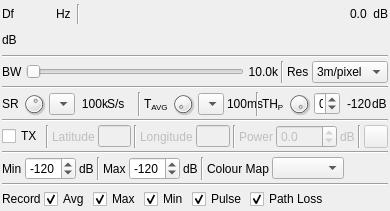
  <widget class="QWidget" name="settingsContainer" native="true">
   <property name="geometry">
    <rect>
     <x>0</x>
     <y>0</y>
     <width>390</width>
     <height>211</height>
    </rect>
   </property>
   <property name="minimumSize">
    <size>
     <width>350</width>
     <height>0</height>
    </size>
   </property>
   <property name="windowTitle">
    <string>Settings</string>
   </property>
   <layout class="QVBoxLayout" name="verticalLayout">
    <property name="spacing">
     <number>3</number>
    </property>
    <property name="leftMargin">
     <number>2</number>
    </property>
    <property name="topMargin">
     <number>2</number>
    </property>
    <property name="rightMargin">
     <number>2</number>
    </property>
    <property name="bottomMargin">
     <number>2</number>
    </property>
    <item>
     <layout class="QHBoxLayout" name="powLayout">
      <property name="topMargin">
       <number>2</number>
      </property>
      <item>
       <widget class="QLabel" name="deltaFrequencyLabel">
        <property name="minimumSize">
         <size>
          <width>16</width>
          <height>0</height>
         </size>
        </property>
        <property name="text">
         <string>Df</string>
        </property>
       </widget>
      </item>
      <item>
       <widget class="ValueDialZ" name="deltaFrequency" native="true">
        <property name="sizePolicy">
         <sizepolicy hsizetype="Maximum" vsizetype="Maximum">
          <horstretch>0</horstretch>
          <verstretch>0</verstretch>
         </sizepolicy>
        </property>
        <property name="minimumSize">
         <size>
          <width>32</width>
          <height>16</height>
         </size>
        </property>
        <property name="font">
         <font>
          <family>Liberation Mono</family>
          <pointsize>12</pointsize>
         </font>
        </property>
        <property name="cursor">
         <cursorShape>PointingHandCursor</cursorShape>
        </property>
        <property name="focusPolicy">
         <enum>Qt::StrongFocus</enum>
        </property>
        <property name="toolTip">
         <string>Demod shift frequency from center in Hz</string>
        </property>
       </widget>
      </item>
      <item>
       <widget class="QLabel" name="deltaUnits">
        <property name="text">
         <string>Hz </string>
        </property>
       </widget>
      </item>
      <item>
       <widget class="Line" name="line">
        <property name="orientation">
         <enum>Qt::Vertical</enum>
        </property>
       </widget>
      </item>
      <item>
       <spacer name="horizontalSpacer">
        <property name="orientation">
         <enum>Qt::Horizontal</enum>
        </property>
        <property name="sizeHint" stdset="0">
         <size>
          <width>40</width>
          <height>20</height>
         </size>
        </property>
       </spacer>
      </item>
      <item>
       <layout class="QHBoxLayout" name="channelPowerLayout">
        <item>
         <widget class="QLabel" name="channelPower">
          <property name="toolTip">
           <string>Channel power</string>
          </property>
          <property name="layoutDirection">
           <enum>Qt::RightToLeft</enum>
          </property>
          <property name="text">
           <string>0.0</string>
          </property>
         </widget>
        </item>
        <item>
         <widget class="QLabel" name="channelPowerUnits">
          <property name="text">
           <string> dB</string>
          </property>
         </widget>
        </item>
       </layout>
      </item>
     </layout>
    </item>
    <item>
     <layout class="QHBoxLayout" name="powerLayout">
      <item>
       <widget class="QLabel" name="channelPowerMeterUnits">
        <property name="text">
         <string>dB</string>
        </property>
       </widget>
      </item>
      <item>
       <widget class="LevelMeterSignalDB" name="channelPowerMeter" native="true">
        <property name="sizePolicy">
         <sizepolicy hsizetype="Expanding" vsizetype="MinimumExpanding">
          <horstretch>0</horstretch>
          <verstretch>0</verstretch>
         </sizepolicy>
        </property>
        <property name="minimumSize">
         <size>
          <width>0</width>
          <height>24</height>
         </size>
        </property>
        <property name="font">
         <font>
          <family>Liberation Mono</family>
          <pointsize>8</pointsize>
         </font>
        </property>
        <property name="toolTip">
         <string>Level meter (dB) top trace: average, bottom trace: instantaneous peak, tip: peak hold</string>
        </property>
       </widget>
      </item>
     </layout>
    </item>
    <item>
     <widget class="Line" name="line_5">
      <property name="orientation">
       <enum>Qt::Horizontal</enum>
      </property>
     </widget>
    </item>
    <item>
     <layout class="QHBoxLayout" name="bwSettingsLayout">
      <item>
       <widget class="QLabel" name="rfBWLabel">
        <property name="text">
         <string>BW</string>
        </property>
       </widget>
      </item>
      <item>
       <widget class="QSlider" name="rfBW">
        <property name="sizePolicy">
         <sizepolicy hsizetype="Expanding" vsizetype="Minimum">
          <horstretch>0</horstretch>
          <verstretch>0</verstretch>
         </sizepolicy>
        </property>
        <property name="minimumSize">
         <size>
          <width>0</width>
          <height>0</height>
         </size>
        </property>
        <property name="toolTip">
         <string>RF bandwidth</string>
        </property>
        <property name="minimum">
         <number>1</number>
        </property>
        <property name="maximum">
         <number>100000</number>
        </property>
        <property name="pageStep">
         <number>1</number>
        </property>
        <property name="value">
         <number>100</number>
        </property>
        <property name="orientation">
         <enum>Qt::Horizontal</enum>
        </property>
       </widget>
      </item>
      <item>
       <widget class="QLabel" name="rfBWText">
        <property name="minimumSize">
         <size>
          <width>30</width>
          <height>0</height>
         </size>
        </property>
        <property name="text">
         <string>10.0k</string>
        </property>
        <property name="alignment">
         <set>Qt::AlignRight|Qt::AlignTrailing|Qt::AlignVCenter</set>
        </property>
       </widget>
      </item>
      <item>
       <widget class="Line" name="line_2">
        <property name="orientation">
         <enum>Qt::Vertical</enum>
        </property>
       </widget>
      </item>
      <item>
       <widget class="QLabel" name="resolutionLabel">
        <property name="text">
         <string>Res</string>
        </property>
       </widget>
      </item>
      <item>
       <widget class="QComboBox" name="resolution">
        <property name="minimumSize">
         <size>
          <width>76</width>
          <height>0</height>
         </size>
        </property>
        <property name="toolTip">
         <string>Pixel resolution</string>
        </property>
        <item>
         <property name="text">
          <string>3m/pixel</string>
         </property>
        </item>
       </widget>
      </item>
     </layout>
    </item>
    <item>
     <widget class="Line" name="line_6">
      <property name="orientation">
       <enum>Qt::Horizontal</enum>
      </property>
     </widget>
    </item>
    <item>
     <layout class="QHBoxLayout" name="timingSettingsLayout">
      <item>
       <widget class="QLabel" name="sampleRateLabel">
        <property name="text">
         <string>SR</string>
        </property>
       </widget>
      </item>
      <item>
       <widget class="QDial" name="sampleRate">
        <property name="maximumSize">
         <size>
          <width>24</width>
          <height>24</height>
         </size>
        </property>
        <property name="toolTip">
         <string>Sample rate</string>
        </property>
        <property name="minimum">
         <number>2</number>
        </property>
        <property name="maximum">
         <number>7</number>
        </property>
        <property name="pageStep">
         <number>1</number>
        </property>
        <property name="value">
         <number>5</number>
        </property>
       </widget>
      </item>
      <item>
       <widget class="QComboBox" name="cbSampleRate"/>
      </item>
      <item>
       <widget class="QLabel" name="sampleRateText">
        <property name="minimumSize">
         <size>
          <width>30</width>
          <height>0</height>
         </size>
        </property>
        <property name="text">
         <string>100k</string>
        </property>
        <property name="alignment">
         <set>Qt::AlignRight|Qt::AlignTrailing|Qt::AlignVCenter</set>
        </property>
       </widget>
      </item>
      <item>
       <widget class="QLabel" name="sampleRateUnits">
        <property name="text">
         <string>S/s</string>
        </property>
       </widget>
      </item>
      <item>
       <widget class="QLabel" name="label_3">
        <property name="text">
         <string/>
        </property>
       </widget>
      </item>
      <item>
       <widget class="Line" name="averagePeriodLine">
        <property name="orientation">
         <enum>Qt::Vertical</enum>
        </property>
       </widget>
      </item>
      <item>
       <widget class="QLabel" name="averagePeriodLabel">
        <property name="text">
         <string>T&lt;sub&gt;AVG&lt;/sub&gt;</string>
        </property>
       </widget>
      </item>
      <item>
       <widget class="QDial" name="averagePeriod">
        <property name="minimumSize">
         <size>
          <width>0</width>
          <height>0</height>
         </size>
        </property>
        <property name="maximumSize">
         <size>
          <width>24</width>
          <height>24</height>
         </size>
        </property>
        <property name="toolTip">
         <string>Time period to average measurement over</string>
        </property>
        <property name="minimum">
         <number>1</number>
        </property>
        <property name="maximum">
         <number>7</number>
        </property>
        <property name="pageStep">
         <number>1</number>
        </property>
       </widget>
      </item>
      <item>
       <widget class="QComboBox" name="cbAveragePeriod"/>
      </item>
      <item>
       <widget class="QLabel" name="averagePeriodText">
        <property name="minimumSize">
         <size>
          <width>44</width>
          <height>0</height>
         </size>
        </property>
        <property name="text">
         <string>100ms</string>
        </property>
       </widget>
      </item>
      <item>
       <widget class="Line" name="pulseTHLine">
        <property name="orientation">
         <enum>Qt::Vertical</enum>
        </property>
       </widget>
      </item>
      <item>
       <widget class="QLabel" name="pulseTHLabel">
        <property name="enabled">
         <bool>true</bool>
        </property>
        <property name="text">
         <string>TH&lt;sub&gt;P&lt;/sub&gt;</string>
        </property>
       </widget>
      </item>
      <item>
       <widget class="QDial" name="pulseTH">
        <property name="enabled">
         <bool>true</bool>
        </property>
        <property name="maximumSize">
         <size>
          <width>24</width>
          <height>24</height>
         </size>
        </property>
        <property name="toolTip">
         <string>Pulse threshold power in dB</string>
        </property>
        <property name="minimum">
         <number>-120</number>
        </property>
        <property name="maximum">
         <number>0</number>
        </property>
       </widget>
      </item>
      <item>
       <widget class="QSpinBox" name="sbPulseTH">
        <property name="minimum">
         <number>-1000</number>
        </property>
        <property name="maximum">
         <number>1000</number>
        </property>
       </widget>
      </item>
      <item>
       <widget class="QLabel" name="pulseTHText">
        <property name="enabled">
         <bool>true</bool>
        </property>
        <property name="minimumSize">
         <size>
          <width>28</width>
          <height>0</height>
         </size>
        </property>
        <property name="text">
         <string>-120</string>
        </property>
        <property name="alignment">
         <set>Qt::AlignRight|Qt::AlignTrailing|Qt::AlignVCenter</set>
        </property>
       </widget>
      </item>
      <item>
       <widget class="QLabel" name="pulseTHUnits">
        <property name="enabled">
         <bool>true</bool>
        </property>
        <property name="text">
         <string>dB</string>
        </property>
       </widget>
      </item>
      <item>
       <spacer name="horizontalSpacer_2">
        <property name="orientation">
         <enum>Qt::Horizontal</enum>
        </property>
        <property name="sizeHint" stdset="0">
         <size>
          <width>40</width>
          <height>20</height>
         </size>
        </property>
       </spacer>
      </item>
     </layout>
    </item>
    <item>
     <widget class="Line" name="line_8">
      <property name="orientation">
       <enum>Qt::Horizontal</enum>
      </property>
     </widget>
    </item>
    <item>
     <layout class="QHBoxLayout" name="transmitterLayout">
      <item>
       <widget class="QCheckBox" name="txPosition">
        <property name="toolTip">
         <string>Check to set transmitter position, which enables range and path loss calculation</string>
        </property>
        <property name="text">
         <string>TX</string>
        </property>
       </widget>
      </item>
      <item>
       <widget class="Line" name="line_9">
        <property name="orientation">
         <enum>Qt::Vertical</enum>
        </property>
       </widget>
      </item>
      <item>
       <widget class="QLabel" name="txLatitudeLabel">
        <property name="enabled">
         <bool>false</bool>
        </property>
        <property name="text">
         <string>Latitude</string>
        </property>
       </widget>
      </item>
      <item>
       <widget class="QLineEdit" name="txLatitude">
        <property name="enabled">
         <bool>false</bool>
        </property>
        <property name="maximumSize">
         <size>
          <width>100</width>
          <height>16777215</height>
         </size>
        </property>
        <property name="toolTip">
         <string>Latitude of transmitter. Decimal degrees, north positive.</string>
        </property>
       </widget>
      </item>
      <item>
       <widget class="Line" name="line_13">
        <property name="orientation">
         <enum>Qt::Vertical</enum>
        </property>
       </widget>
      </item>
      <item>
       <widget class="QLabel" name="txLongitudeLabel">
        <property name="enabled">
         <bool>false</bool>
        </property>
        <property name="text">
         <string>Longitude</string>
        </property>
       </widget>
      </item>
      <item>
       <widget class="QLineEdit" name="txLongitude">
        <property name="enabled">
         <bool>false</bool>
        </property>
        <property name="maximumSize">
         <size>
          <width>100</width>
          <height>16777215</height>
         </size>
        </property>
        <property name="toolTip">
         <string>Longitude of transmitter. Decimal degrees, East positive.</string>
        </property>
       </widget>
      </item>
      <item>
       <widget class="Line" name="line_18">
        <property name="orientation">
         <enum>Qt::Vertical</enum>
        </property>
       </widget>
      </item>
      <item>
       <widget class="QLabel" name="txPowerLabel">
        <property name="enabled">
         <bool>false</bool>
        </property>
        <property name="text">
         <string>Power</string>
        </property>
       </widget>
      </item>
      <item>
       <widget class="QDoubleSpinBox" name="txPower">
        <property name="enabled">
         <bool>false</bool>
        </property>
        <property name="toolTip">
         <string>Transmitter power in dB</string>
        </property>
        <property name="decimals">
         <number>1</number>
        </property>
        <property name="minimum">
         <double>-150.000000000000000</double>
        </property>
       </widget>
      </item>
      <item>
       <widget class="QLabel" name="txPowerUnits">
        <property name="enabled">
         <bool>false</bool>
        </property>
        <property name="text">
         <string>dB</string>
        </property>
       </widget>
      </item>
      <item>
       <widget class="Line" name="line_17">
        <property name="orientation">
         <enum>Qt::Vertical</enum>
        </property>
       </widget>
      </item>
      <item>
       <widget class="QToolButton" name="txPositionSet">
        <property name="enabled">
         <bool>false</bool>
        </property>
        <property name="toolTip">
         <string>Set transmitter coordinates to current position</string>
        </property>
        <property name="text">
         <string/>
        </property>
        <property name="icon">
         <iconset resource="../../../sdrgui/resources/res.qrc">
          <normaloff>:/gps.png</normaloff>:/gps.png</iconset>
        </property>
       </widget>
      </item>
      <item>
       <spacer name="horizontalSpacer_7">
        <property name="orientation">
         <enum>Qt::Horizontal</enum>
        </property>
        <property name="sizeHint" stdset="0">
         <size>
          <width>40</width>
          <height>20</height>
         </size>
        </property>
       </spacer>
      </item>
     </layout>
    </item>
    <item>
     <widget class="Line" name="line_11">
      <property name="orientation">
       <enum>Qt::Horizontal</enum>
      </property>
     </widget>
    </item>
    <item>
     <layout class="QHBoxLayout" name="colorLayout">
      <item>
       <widget class="QLabel" name="minPowerLabel">
        <property name="text">
         <string>Min</string>
        </property>
       </widget>
      </item>
      <item>
       <widget class="QDoubleSpinBox" name="minPower">
        <property name="toolTip">
         <string>Power level to map to first colour in colour map</string>
        </property>
        <property name="decimals">
         <number>0</number>
        </property>
        <property name="minimum">
         <double>-150.000000000000000</double>
        </property>
        <property name="maximum">
         <double>100.000000000000000</double>
        </property>
        <property name="value">
         <double>-120.000000000000000</double>
        </property>
       </widget>
      </item>
      <item>
       <widget class="QLabel" name="minPowerUnits">
        <property name="text">
         <string>dB</string>
        </property>
       </widget>
      </item>
      <item>
       <widget class="Line" name="maxPowerLine">
        <property name="orientation">
         <enum>Qt::Vertical</enum>
        </property>
       </widget>
      </item>
      <item>
       <widget class="QLabel" name="maxPowerLabel">
        <property name="text">
         <string>Max</string>
        </property>
       </widget>
      </item>
      <item>
       <widget class="QDoubleSpinBox" name="maxPower">
        <property name="toolTip">
         <string>Power level to map to last colour in colour map</string>
        </property>
        <property name="decimals">
         <number>0</number>
        </property>
        <property name="minimum">
         <double>-150.000000000000000</double>
        </property>
        <property name="maximum">
         <double>100.000000000000000</double>
        </property>
        <property name="value">
         <double>-120.000000000000000</double>
        </property>
       </widget>
      </item>
      <item>
       <widget class="QLabel" name="maxPowerUnits">
        <property name="text">
         <string>dB</string>
        </property>
       </widget>
      </item>
      <item>
       <widget class="Line" name="colorMapLine">
        <property name="orientation">
         <enum>Qt::Vertical</enum>
        </property>
       </widget>
      </item>
      <item>
       <widget class="QLabel" name="colorMapLabel">
        <property name="text">
         <string>Colour Map</string>
        </property>
       </widget>
      </item>
      <item>
       <widget class="QComboBox" name="colorMap">
        <property name="toolTip">
         <string>Colour map</string>
        </property>
       </widget>
      </item>
      <item>
       <spacer name="horizontalSpacer_4">
        <property name="orientation">
         <enum>Qt::Horizontal</enum>
        </property>
        <property name="sizeHint" stdset="0">
         <size>
          <width>40</width>
          <height>20</height>
         </size>
        </property>
       </spacer>
      </item>
     </layout>
    </item>
    <item>
     <widget class="Line" name="line_20">
      <property name="orientation">
       <enum>Qt::Horizontal</enum>
      </property>
     </widget>
    </item>
    <item>
     <layout class="QHBoxLayout" name="recordLayout">
      <item>
       <widget class="QLabel" name="recordLabel">
        <property name="text">
         <string>Record</string>
        </property>
       </widget>
      </item>
      <item>
       <widget class="QCheckBox" name="recordAverage">
        <property name="statusTip">
         <string>Check to record average power</string>
        </property>
        <property name="accessibleName">
         <string/>
        </property>
        <property name="text">
         <string>Avg</string>
        </property>
        <property name="checkable">
         <bool>true</bool>
        </property>
        <property name="checked">
         <bool>true</bool>
        </property>
       </widget>
      </item>
      <item>
       <widget class="QCheckBox" name="recordMax">
        <property name="statusTip">
         <string>Check to record max power</string>
        </property>
        <property name="text">
         <string>Max</string>
        </property>
        <property name="checkable">
         <bool>true</bool>
        </property>
        <property name="checked">
         <bool>true</bool>
        </property>
       </widget>
      </item>
      <item>
       <widget class="QCheckBox" name="recordMin">
        <property name="statusTip">
         <string>Check to record min power</string>
        </property>
        <property name="text">
         <string>Min</string>
        </property>
        <property name="checkable">
         <bool>true</bool>
        </property>
        <property name="checked">
         <bool>true</bool>
        </property>
       </widget>
      </item>
      <item>
       <widget class="QCheckBox" name="recordPulseAverage">
        <property name="statusTip">
         <string>Check to record pulse average power</string>
        </property>
        <property name="text">
         <string>Pulse</string>
        </property>
        <property name="checkable">
         <bool>true</bool>
        </property>
        <property name="checked">
         <bool>true</bool>
        </property>
       </widget>
      </item>
      <item>
       <widget class="QCheckBox" name="recordPathLoss">
        <property name="statusTip">
         <string>Check to record path loss</string>
        </property>
        <property name="text">
         <string>Path Loss</string>
        </property>
        <property name="checkable">
         <bool>true</bool>
        </property>
        <property name="checked">
         <bool>true</bool>
        </property>
       </widget>
      </item>
      <item>
       <spacer name="horizontalSpacer_9">
        <property name="orientation">
         <enum>Qt::Horizontal</enum>
        </property>
        <property name="sizeHint" stdset="0">
         <size>
          <width>40</width>
          <height>20</height>
         </size>
        </property>
       </spacer>
      </item>
     </layout>
    </item>
   </layout>
  </widget>
